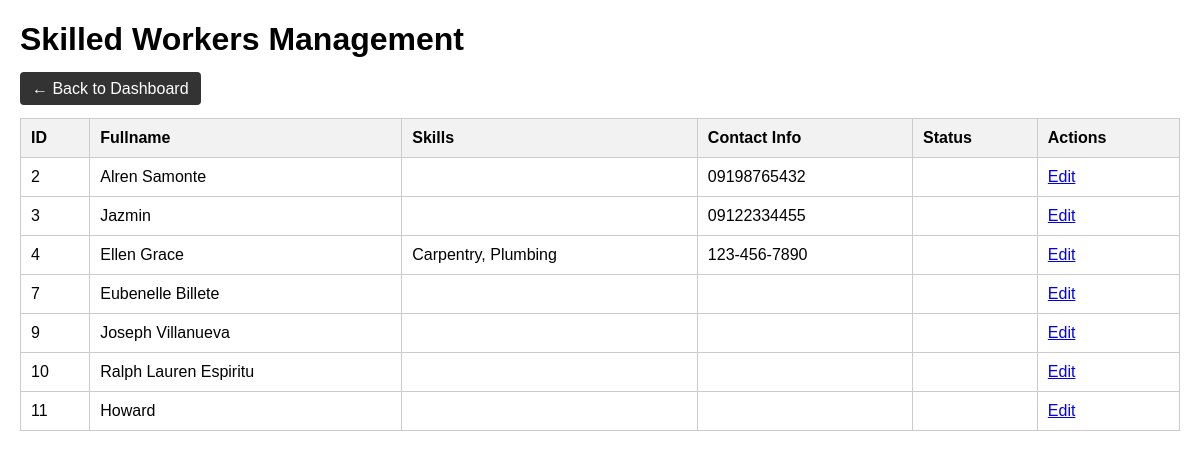
Page /manage_workers.php (signed in) on the committed database.
### tables this page shows
CREATE TABLE `skilled_workers` (
  `id` int(11) NOT NULL,
  `fullname` varchar(100) DEFAULT NULL,
  `skills` text DEFAULT NULL,
  `contact_info` varchar(100) DEFAULT NULL,
  `photo` varchar(255) DEFAULT NULL,
  `name` varchar(255) DEFAULT NULL,
  `skill` varchar(255) DEFAULT NULL,
  `image_path` varchar(255) DEFAULT NULL,
  `price` decimal(10,2) DEFAULT NULL,
  `contact_number` varchar(15) DEFAULT NULL,
  `status` varchar(255) NOT NULL,
  `category` varchar(100) DEFAULT NULL
);

### manage_workers.php (the view, shortened to what this page needs)
<?php
include 'db.php';
$result = $conn->query("SELECT * FROM skilled_workers");
?>
<!DOCTYPE html>
<html>
<head>
</head>
<body>
    <h1>Skilled Workers Management</h1>
    <a class="button" href="admin_dashboard.php">← Back to Dashboard</a>
    <table>
    <thead>
        <tr>
            <th>ID</th>
            <th>Fullname</th>
            <th>Skills</th>
            <th>Contact Info</th>
            <th>Status</th>
            <th>Actions</th>
        </tr>
    </thead>
    <tbody>
        <?php while ($worker = $result->fetch_assoc()): ?>
        <tr>
            <td><?php echo $worker['id']; ?></td>
            <td><?= htmlspecialchars($worker['fullname'] ?? '') ?></td>
            <td><?= htmlspecialchars($worker['skills'] ?? '') ?></td>
            <td><?= htmlspecialchars($worker['contact_info'] ?? '') ?></td>
            <td><?= htmlspecialchars($worker['status'] ?? '') ?></td>
            <td>
                <a href="edit_worker.php?id=<?php echo $worker['id']; ?>">Edit</a>
            </td>
        </tr>
        <?php endwhile; ?>
    </tbody>
</table>
</body>
</html>

### manage_workers.php (style rules this page uses)
body { font-family: Arial; margin: 20px; }
table { border-collapse: collapse; width: 100%; margin-top: 20px; }
th, td { border: 1px solid #ccc; padding: 10px; text-align: left; }
th { background-color: #f2f2f2; }
a.button { background: #333; color: white; padding: 8px 12px; text-decoration: none; border-radius: 4px; }

### rows in the picture
skilled_workers: id "2", fullname "Alren Samonte", contact_info "09198765432"
skilled_workers: id "3", fullname "Jazmin", contact_info "09122334455"
skilled_workers: id "4", fullname "Ellen Grace", skills "Carpentry, Plumbing", contact_info "123-456-7890"
skilled_workers: id "7", fullname "Eubenelle Billete"
skilled_workers: id "9", fullname "Joseph Villanueva"
skilled_workers: id "10", fullname "Ralph Lauren Espiritu"
skilled_workers: id "11", fullname "Howard"
